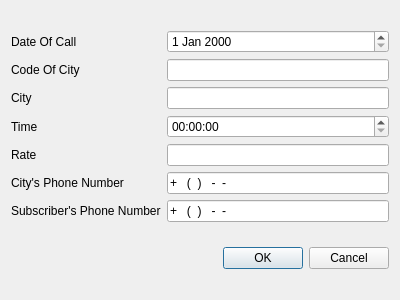
<?xml version="1.0" encoding="UTF-8"?>
<ui version="4.0">
 <class>AddCall</class>
 <widget class="QDialog" name="AddCall">
  <property name="geometry">
   <rect>
    <x>0</x>
    <y>0</y>
    <width>400</width>
    <height>300</height>
   </rect>
  </property>
  <property name="windowTitle">
   <string>Dialog</string>
  </property>
  <layout class="QGridLayout" name="gridLayout_2">
   <item row="1" column="0">
    <widget class="QDialogButtonBox" name="buttonBox">
     <property name="orientation">
      <enum>Qt::Horizontal</enum>
     </property>
     <property name="standardButtons">
      <set>QDialogButtonBox::Cancel|QDialogButtonBox::Ok</set>
     </property>
    </widget>
   </item>
   <item row="0" column="0">
    <layout class="QGridLayout" name="gridLayout">
     <item row="2" column="0">
      <widget class="QLabel" name="label_3">
       <property name="text">
        <string>City</string>
       </property>
      </widget>
     </item>
     <item row="3" column="0">
      <widget class="QLabel" name="label_4">
       <property name="text">
        <string>Time</string>
       </property>
      </widget>
     </item>
     <item row="1" column="1">
      <widget class="QLineEdit" name="Code">
       <property name="placeholderText">
        <string/>
       </property>
      </widget>
     </item>
     <item row="0" column="0">
      <widget class="QLabel" name="label">
       <property name="text">
        <string>Date Of Call</string>
       </property>
      </widget>
     </item>
     <item row="5" column="1">
      <widget class="QLineEdit" name="CityNum">
       <property name="inputMask">
        <string>+999(99)999-99-99</string>
       </property>
       <property name="placeholderText">
        <string/>
       </property>
      </widget>
     </item>
     <item row="4" column="1">
      <widget class="QLineEdit" name="Rate"/>
     </item>
     <item row="2" column="1">
      <widget class="QLineEdit" name="City">
       <property name="placeholderText">
        <string/>
       </property>
      </widget>
     </item>
     <item row="1" column="0">
      <widget class="QLabel" name="label_2">
       <property name="text">
        <string>Code Of City</string>
       </property>
      </widget>
     </item>
     <item row="4" column="0">
      <widget class="QLabel" name="label_5">
       <property name="text">
        <string>Rate</string>
       </property>
      </widget>
     </item>
     <item row="5" column="0">
      <widget class="QLabel" name="label_6">
       <property name="layoutDirection">
        <enum>Qt::LeftToRight</enum>
       </property>
       <property name="text">
        <string>City's Phone Number</string>
       </property>
      </widget>
     </item>
     <item row="6" column="0">
      <widget class="QLabel" name="label_7">
       <property name="text">
        <string>Subscriber's Phone Number</string>
       </property>
      </widget>
     </item>
     <item row="0" column="1">
      <widget class="QDateEdit" name="Date"/>
     </item>
     <item row="3" column="1">
      <widget class="QTimeEdit" name="Time">
       <property name="time">
        <time>
         <hour>0</hour>
         <minute>0</minute>
         <second>0</second>
        </time>
       </property>
      </widget>
     </item>
     <item row="6" column="1">
      <widget class="QLineEdit" name="SubNum">
       <property name="inputMask">
        <string>+999(99)999-99-99</string>
       </property>
      </widget>
     </item>
    </layout>
   </item>
  </layout>
 </widget>
 <resources/>
 <connections>
  <connection>
   <sender>buttonBox</sender>
   <signal>accepted()</signal>
   <receiver>AddCall</receiver>
   <slot>accept()</slot>
   <hints>
    <hint type="sourcelabel">
     <x>248</x>
     <y>254</y>
    </hint>
    <hint type="destinationlabel">
     <x>157</x>
     <y>274</y>
    </hint>
   </hints>
  </connection>
  <connection>
   <sender>buttonBox</sender>
   <signal>rejected()</signal>
   <receiver>AddCall</receiver>
   <slot>reject()</slot>
   <hints>
    <hint type="sourcelabel">
     <x>316</x>
     <y>260</y>
    </hint>
    <hint type="destinationlabel">
     <x>286</x>
     <y>274</y>
    </hint>
   </hints>
  </connection>
 </connections>
</ui>
